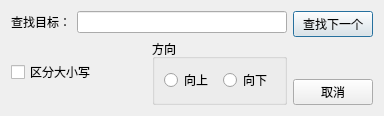
<?xml version="1.0" encoding="UTF-8"?>
<ui version="4.0">
 <class>SearchDialog</class>
 <widget class="QDialog" name="SearchDialog">
  <property name="geometry">
   <rect>
    <x>0</x>
    <y>0</y>
    <width>384</width>
    <height>116</height>
   </rect>
  </property>
  <property name="windowTitle">
   <string>查找</string>
  </property>
  <layout class="QHBoxLayout" name="horizontalLayout_4">
   <item>
    <layout class="QVBoxLayout" name="verticalLayout_3">
     <item>
      <layout class="QHBoxLayout" name="horizontalLayout">
       <item>
        <widget class="QLabel" name="label">
         <property name="text">
          <string>查找目标：</string>
         </property>
        </widget>
       </item>
       <item>
        <widget class="QLineEdit" name="lineEdit"/>
       </item>
      </layout>
     </item>
     <item>
      <layout class="QHBoxLayout" name="horizontalLayout_3">
       <item>
        <widget class="QCheckBox" name="checkBox">
         <property name="text">
          <string>区分大小写</string>
         </property>
        </widget>
       </item>
       <item>
        <widget class="QGroupBox" name="groupBox">
         <property name="title">
          <string>方向</string>
         </property>
         <layout class="QVBoxLayout" name="verticalLayout_2">
          <item>
           <layout class="QHBoxLayout" name="horizontalLayout_2">
            <item>
             <widget class="QRadioButton" name="radioButton">
              <property name="text">
               <string>向上</string>
              </property>
             </widget>
            </item>
            <item>
             <widget class="QRadioButton" name="radioButton_2">
              <property name="text">
               <string>向下</string>
              </property>
             </widget>
            </item>
           </layout>
          </item>
         </layout>
        </widget>
       </item>
      </layout>
     </item>
    </layout>
   </item>
   <item>
    <layout class="QVBoxLayout" name="verticalLayout">
     <item>
      <widget class="QPushButton" name="btFindnext">
       <property name="text">
        <string>查找下一个</string>
       </property>
      </widget>
     </item>
     <item>
      <spacer name="verticalSpacer">
       <property name="orientation">
        <enum>Qt::Vertical</enum>
       </property>
       <property name="sizeHint" stdset="0">
        <size>
         <width>20</width>
         <height>40</height>
        </size>
       </property>
      </spacer>
     </item>
     <item>
      <widget class="QPushButton" name="pushButton">
       <property name="text">
        <string>取消</string>
       </property>
      </widget>
     </item>
    </layout>
   </item>
  </layout>
 </widget>
 <resources/>
 <connections/>
</ui>
